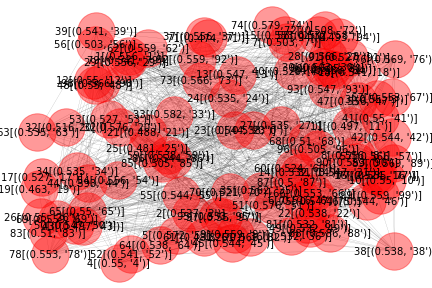

Write the Python code that produced this figure.

import networkx as nx
import matplotlib.pyplot as plt
import ctypes

#Leitura do arquivo com os vértices

ref_arquivo = open("edges.dat","r")
g = nx.Graph()

# Inserção dos vertices em um grafo

for linha in ref_arquivo:
    valores = linha.split()
    g.add_node(valores[0])
    g.add_node(valores[1])
    g.add_edge(valores[0],valores[1])

# Função centralidade
    
def Centralidade(g,nx):
    list_closeness_centrality=list(range(len(g)))
    list_labels=list(range(len(g)))
    labeldict = {}
    for i in range(len(g)):
        list_closeness_centrality[i]=(round(nx.closeness_centrality(g,g.nodes()[i]),3),g.nodes()[i])
        list_labels[i]=str(g.nodes()[i])+"["+str(list_closeness_centrality[i])+"]"
        labeldict[g.nodes()[i]] = str(g.nodes()[i])+"["+str(list_closeness_centrality[i])+"]"
    return list_closeness_centrality,labeldict

# chamada da função centralidade

list_closeness_centrality,labeldict=Centralidade(g,nx)

# Criação da imagem do grafo gerado

list_closeness_centrality.sort(key=lambda x: x[0])
print(list_closeness_centrality)
nx.draw_random(g,labels=labeldict,node_size=1400,with_labels = True,width=0.2, font_size=10, alpha=0.4)
plt.savefig("centralidade.png") # salavar como as png
plt.show() 

# Criando de um panel para exibição do resultado da centralidade, em ordem crescente
ctypes.windll.user32.MessageBoxW(0, str(list_closeness_centrality), "Apresentação da centralidade em ordem crescente [(valor centralidade), (vértice)]", 1)

ref_arquivo.close()
 
 
 